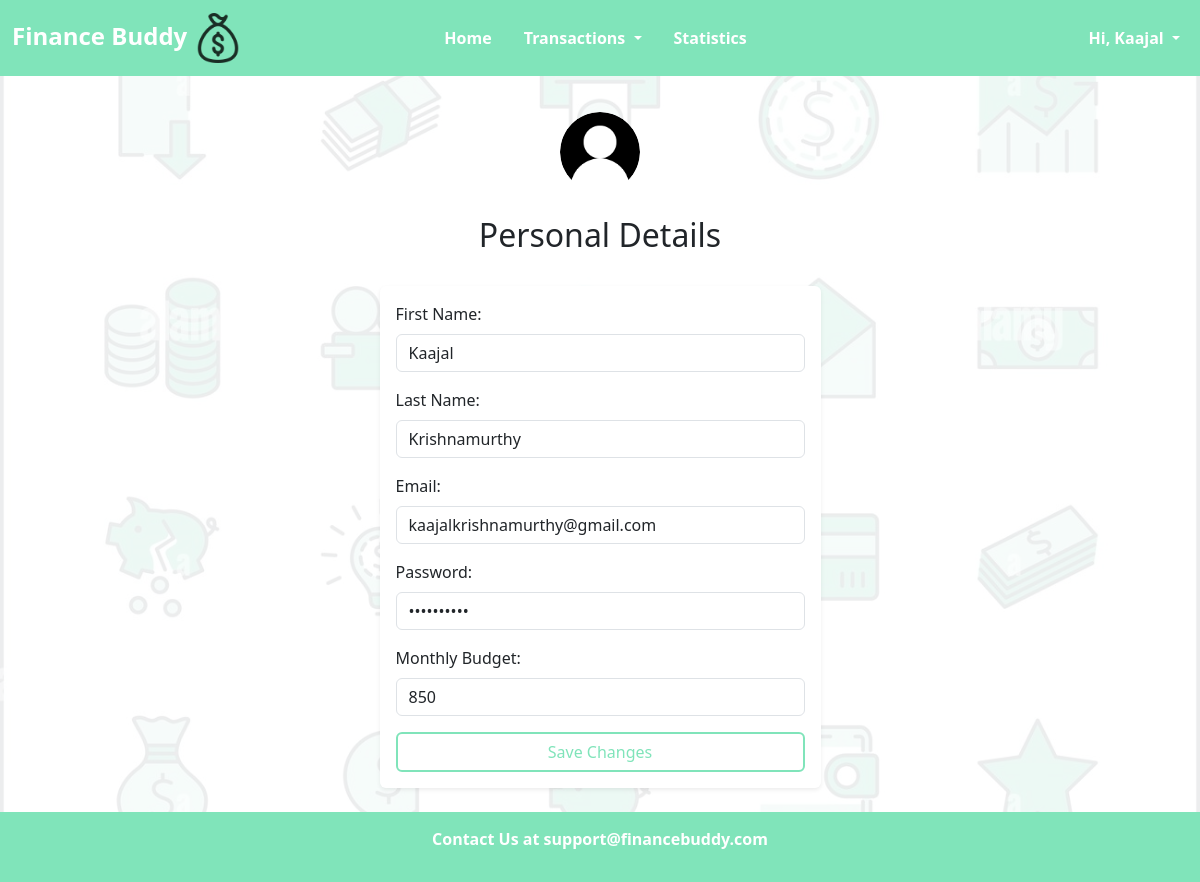
Page /edit_account (signed in) on the committed database.
### tables this page shows
CREATE TABLE users(user_id INTEGER PRIMARY KEY AUTOINCREMENT, first_name TEXT,last_name TEXT, password TEXT, email TEXT, budget INTEGER, bank_balance REAL);

### app.py (the view, shortened to what this page needs)
@app.route('/edit_account', methods=['GET', 'POST'])
def edit_account():
    if 'username' not in session:
        return redirect(url_for('login'))
    user_id = session['user_id']
    connection = sqlite3.connect('database.db')
    cursor = connection.cursor()
    cursor.execute("SELECT first_name, last_name, email, password, budget FROM users WHERE user_id = ?", (user_id,))
    user = cursor.fetchone()
    connection.close()
    return render_template('account.html', user=user)

### templates/account.html (shortened to what this page needs)
{% extends 'template.html' %}
{% block content %}
<br>
<div class="container">
    <div class="row justify-content-center">
        <div class="col-md-6 col-lg-5">
            <div class="text-center">
                <img src="{{ url_for('static', filename='images/account_icon.png') }}" alt="Profile Logo" class="img-fluid rounded-circle" style="width: 80px; height: 80px;">
            </div>
            <br>
            <h2 class="text-center">Personal Details</h2>
            <br>
            <form action="{{ url_for('edit_account') }}" method="post" enctype="multipart/form-data" class="p-3 shadow-sm bg-white rounded">
                <div class="mb-3">
                    <label for="first_name" class="form-label">First Name:</label>
                    <input type="text" id="first_name" name="first_name" class="form-control" required value="{{ user[0] }}">
                </div>
                <div class="mb-3">
                    <label for="last_name" class="form-label">Last Name:</label>
                    <input type="text" id="last_name" name="last_name" class="form-control" required value="{{ user[1]}}">
                </div>
                <div class="mb-3">
                    <label for="email" class="form-label">Email:</label>
                    <input type="email" id="email" name="email" class="form-control" required value="{{ user[2] }}">
                </div>
                <div class="mb-3">
                    <label for="password" class="form-label">Password:</label>
                    <input type="password" id="password" name="password" class="form-control" required value="{{ user[3]}}">
                </div>
                <div class="mb-3">
                    <label for="budget" class="form-label">Monthly Budget:</label>
                    <input type="number" id="budget" name="budget" step="0.01" class="form-control"  value="{{ user[4]}}" required>
                </div>
                <button type="submit" class="btn btn-primary w-100">Save Changes</button>
            </form>
        </div>
    </div>
</div>
<br>
{% endblock %}

### templates/template.html (shortened to what this page needs)
<!DOCTYPE html>
<html lang="en">
<head>
       <link href="https://cdn.jsdelivr.net/npm/bootstrap@5.3.0-alpha1/dist/css/bootstrap.min.css" rel="stylesheet">
       <link rel="stylesheet" type="text/css" href="{{ url_for('static', filename='css/style.css') }}">
</head>
<body>
    <nav class="navbar navbar-expand-lg navbar-dark navbar-custom fixed-top">
        <div class="container-fluid">
            <a class="navbar-brand" href="#">
                Finance Buddy
                <img src="{{ url_for('static', filename='images/logo1.png') }}" width="50" height="50" alt="logo" class="logo">
            </a>
            <div class="collapse navbar-collapse" id="navbarSupportedContent">
                <ul class="navbar-nav mx-auto mb-2 mb-lg-0">
                    <li class="nav-item">
                        <a class="nav-link" href="{{ url_for('dashboard') }}">Home</a>
                    </li>
                    <li class="nav-item dropdown">
                        <a class="nav-link dropdown-toggle" href="#" id="transactionsDropdown" role="button" data-bs-toggle="dropdown" aria-expanded="false">
                            Transactions
                        </a>
                    </li>
                    <li class="nav-item">
                        <a class="nav-link" href="{{ url_for('statistics_menu') }}">Statistics</a>
                    </li>
                </ul>
                <ul class="navbar-nav ms-auto">
                    {% if session.get('username') %}
                        <li class="nav-item dropdown">
                            <a class="nav-link dropdown-toggle" href="#" id="userDropdown" role="button" data-bs-toggle="dropdown" aria-expanded="false">
                                Hi, {{ session['username'] }}
                            </a>
                        </li>
                    {% endif %}
                </ul>
            </div>
        </div>
    </nav>
    <div class="container mt-5">
        {% block content %}
        {% endblock %}
    </div>
    <footer class="footer">
        <div class="container">
            <p>Contact Us at support@financebuddy.com</p>
        </div>
    </footer>
</body>
</html>

### static/css/style.css (style rules this page uses)
.navbar-brand { font-weight: bold; font-size: 1.5rem; }
body { display: flex; flex-direction: column; min-height: 100vh; }
.container { flex: 1; }
footer { background-color: #80e4ba; padding: 15px 0; text-align: center; width: 100%; color:white; font-weight: bold; }
.logo { margin-right: 10px; vertical-align: middle; opacity: 0.8; width:50px; height:50px; }
.navbar-custom { background-color: #80e4ba; }
.form-control { max-width: 300px; margin: 0 auto; }
.form-control { max-width: 100%; padding: 0.375rem 0.75rem; }
.navbar-custom .navbar-nav .nav-link { color: #ffffff !important; }
button, .btn { color: #80e4ba; background-color: #ffffff; border: 2px solid #80e4ba; }
.mb-3 { text-align: left; }
.w-100 { width: 100% !important; }
.text-center { text-align: center; }
body { padding-top: 40px; background-image: url("../images/background.jpg"); background-size: cover; background-position: center; background-attachment: fixed; position: relative; }
body::before { content: ""; position: absolute; top: 0; left: 0; right: 0; bottom: 0; background-color: rgba(255, 255, 255, 0.9); z-index: -1; }
.navbar-nav.mx-auto .nav-link { font-size: 1em; font-weight: bold; padding: 0.8rem 1rem; }
.navbar-nav .nav-link { font-size: 1em; font-weight: bold; }
.navbar { padding-top: 0.5rem; padding-bottom: 0.5rem; }

### rows in the picture
users: username "Kaajal", first_name "Kaajal", last_name "Krishnamurthy", email "kaajalkrishnamurthy@gmail.com", budget "850"
